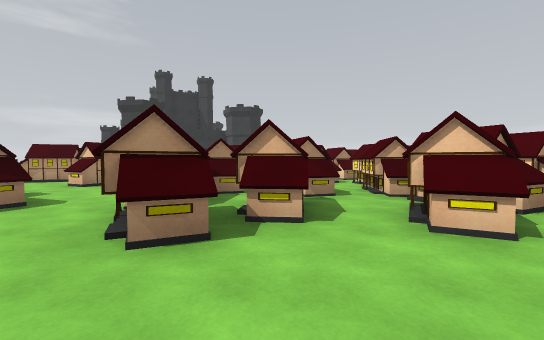
View 1 (above)

14 first-person views from a walk through a scene from a Unity 3-D project. The camera is 1.2 m above the floor, tilts 2° down and sees 90° across. The floor is counted in squares, 2 m on a side. Each view is taken from the middle of a square. On the plan, view 1 faces up. The plan holds only what a view shows up to about 9 squares ahead; the rest is blank. The place goes on beyond the plan. The player is left out. Some animated figures are left out.

View 2
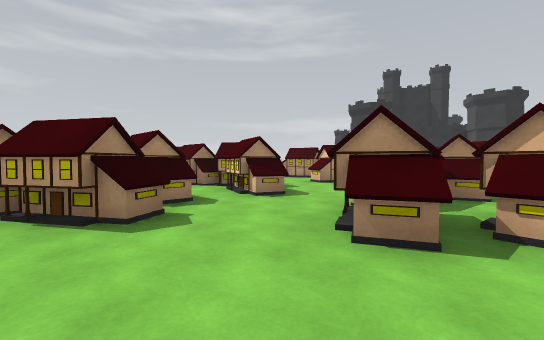

View 3
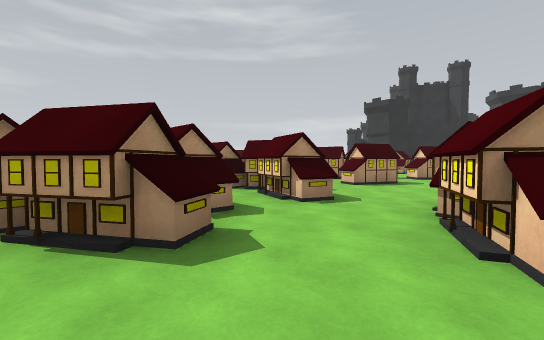

View 4
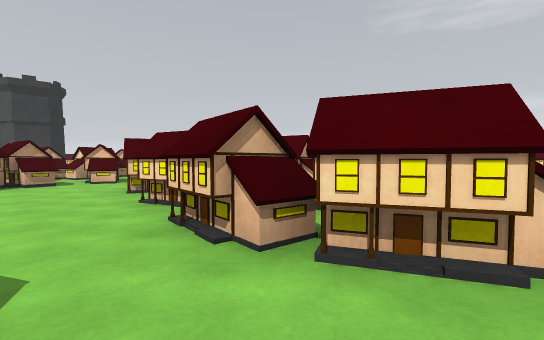

View 5
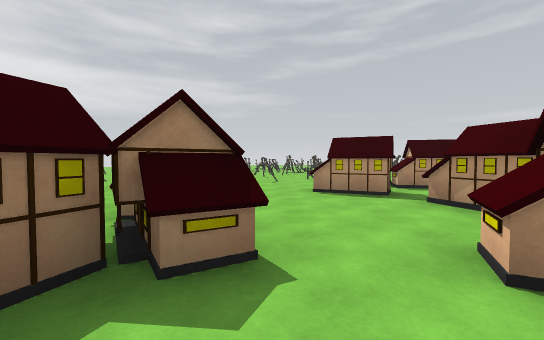

View 6
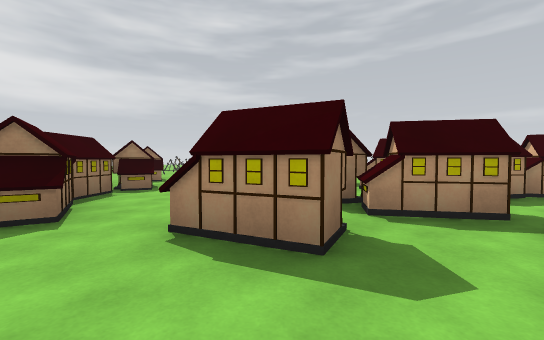

View 7
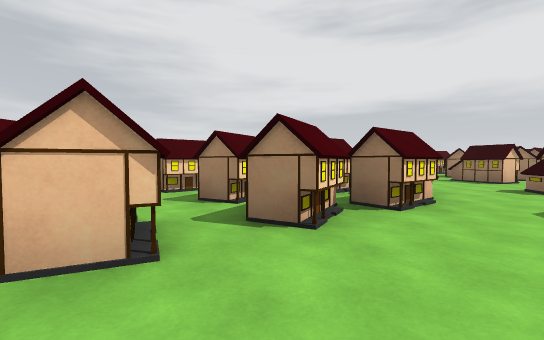

View 8
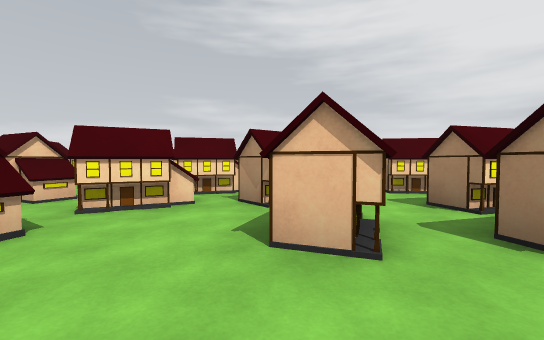

View 9
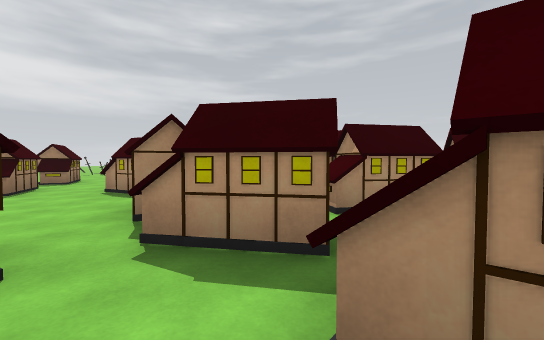

View 10
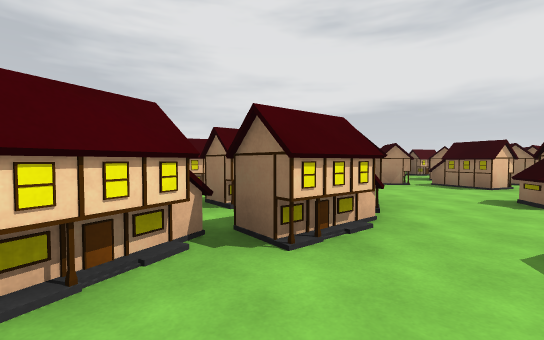

View 11
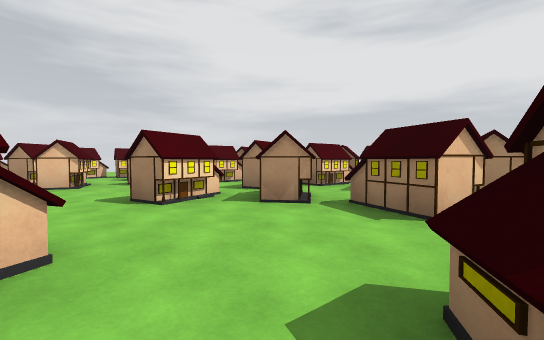

View 12
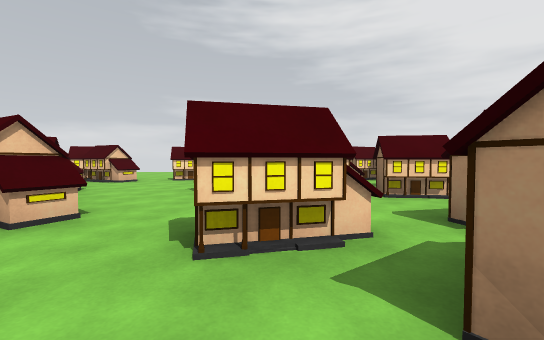

View 13
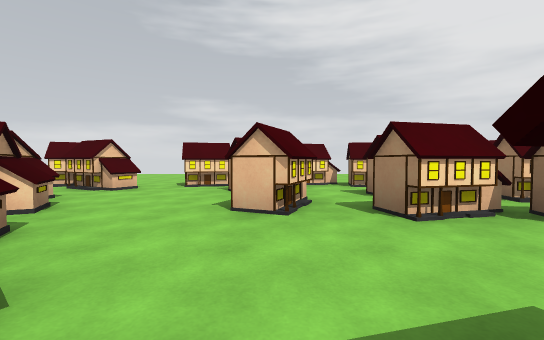

View 14
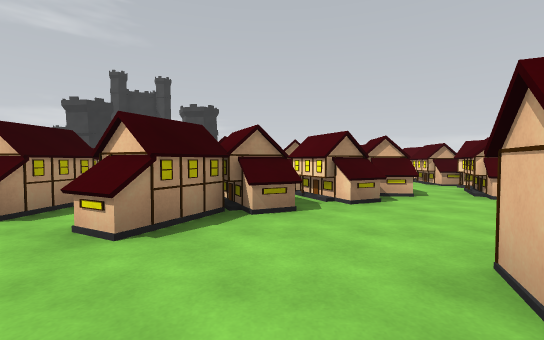

### Floor plan
Key: @ floor where view 1 was taken; # wall or solid block; x gap in a wall; . floor; = window, fence, low wall or low ledge; ^ raised ledge; O other object.
Columns run from 12 left of view 1 to 10 right of it. Each row starts with its distance up from view 1.
 13           ##
 12      ##    ###
 11      #.  #####
 10      #^.###^###
  9    ####x#...####
  8   ###^#^...####    #
  7     #.###..x^##    ##
  6 O.O ^.....######  .^
  5 .O.....^..###^####x# ..
  4  .#######.###.^##..^...
  3  ## # ###.###x#^...#
  2     =   ^..#..^...##^
  1         ##......###
  0        ###..@#..x...#
 -1          .###...# xx^
 -2          #####xx#
 -3          ##### .## ^#
 -4          #   #
 -5          #   #
 -6              #

Where each view was taken, in squares from view 1:
view 1: 0 up, 0 right, facing up
view 2: 0 up, 0 right, facing up-left
view 3: 0 up, 1 left, facing up-left
view 4: 2 up, 3 left, facing up-right
view 5: 5 up, 3 left, facing left
view 6: 7 up, 2 left, facing left
view 7: 8 up, 3 left, facing down-right
view 8: 8 up, 3 left, facing right
view 9: 9 up, 3 left, facing left
view 10: 6 up, 3 left, facing down-right
view 11: 2 up, 3 left, facing down-right
view 12: 0 up, 1 left, facing right
view 13: 1 up, 1 right, facing right
view 14: 0 up, 3 right, facing up
